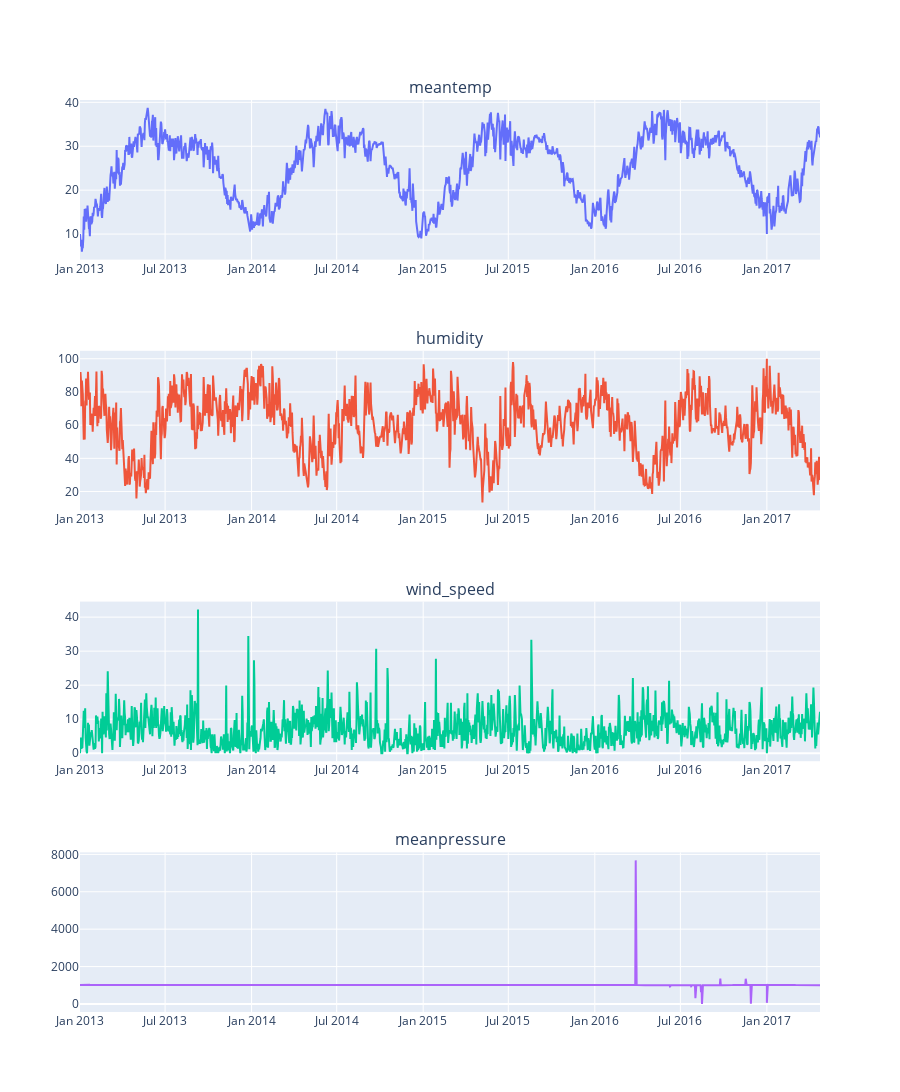

Source (notebook cell):
### Markdown cell above
### Plotting the data

### Code cell
fig = make_subplots(rows=4, cols=1,
                    vertical_spacing=0.1,
                    subplot_titles=('meantemp', 'humidity',
                                    "wind_speed" ,'meanpressure'))

fig.append_trace(go.Scatter(x=compiled_data['date'], y=compiled_data['meantemp']),
              row=1, col=1)

fig.add_trace(go.Scatter(x=compiled_data['date'], y=compiled_data['humidity']),
              row=2, col=1)

fig.add_trace(go.Scatter(x=compiled_data['date'], y=compiled_data['wind_speed']),
              row=3, col=1)

fig.add_trace(go.Scatter(x=compiled_data['date'], y=compiled_data['meanpressure']),
              row=4, col=1)

fig.update_layout(height=1600,showlegend=False)
fig.show()

### Figure 1 — Plotly figure (JSON) as saved in the notebook; plotly's stock layout.template omitted (floating-point values rounded to 4 significant figures; data arrays with more than 128 entries replaced by an {"elided": "..."} marker saying what was removed)
{"data": [{"type": "scatter", "x": {"elided": "1576 str values"}, "xaxis": "x", "y": {"elided": "1576 float values"}, "yaxis": "y"}, {"type": "scatter", "x": {"elided": "1576 str values"}, "xaxis": "x2", "y": {"elided": "1576 float values"}, "yaxis": "y2"}, {"type": "scatter", "x": {"elided": "1576 str values"}, "xaxis": "x3", "y": {"elided": "1576 float values"}, "yaxis": "y3"}, {"type": "scatter", "x": {"elided": "1576 str values"}, "xaxis": "x4", "y": {"elided": "1576 float values"}, "yaxis": "y4"}], "layout": {"annotations": [{"font": {"size": 16}, "showarrow": false, "text": "meantemp", "x": 0.5, "xanchor": "center", "xref": "paper", "y": 1, "yanchor": "bottom", "yref": "paper"}, {"font": {"size": 16}, "showarrow": false, "text": "humidity", "x": 0.5, "xanchor": "center", "xref": "paper", "y": 0.725, "yanchor": "bottom", "yref": "paper"}, {"font": {"size": 16}, "showarrow": false, "text": "wind_speed", "x": 0.5, "xanchor": "center", "xref": "paper", "y": 0.45, "yanchor": "bottom", "yref": "paper"}, {"font": {"size": 16}, "showarrow": false, "text": "meanpressure", "x": 0.5, "xanchor": "center", "xref": "paper", "y": 0.175, "yanchor": "bottom", "yref": "paper"}], "height": 1600, "showlegend": false, "xaxis": {"anchor": "y", "domain": [0, 1]}, "xaxis2": {"anchor": "y2", "domain": [0, 1]}, "xaxis3": {"anchor": "y3", "domain": [0, 1]}, "xaxis4": {"anchor": "y4", "domain": [0, 1]}, "yaxis": {"anchor": "x", "domain": [0.825, 1]}, "yaxis2": {"anchor": "x2", "domain": [0.55, 0.725]}, "yaxis3": {"anchor": "x3", "domain": [0.275, 0.45]}, "yaxis4": {"anchor": "x4", "domain": [0, 0.175]}}}
